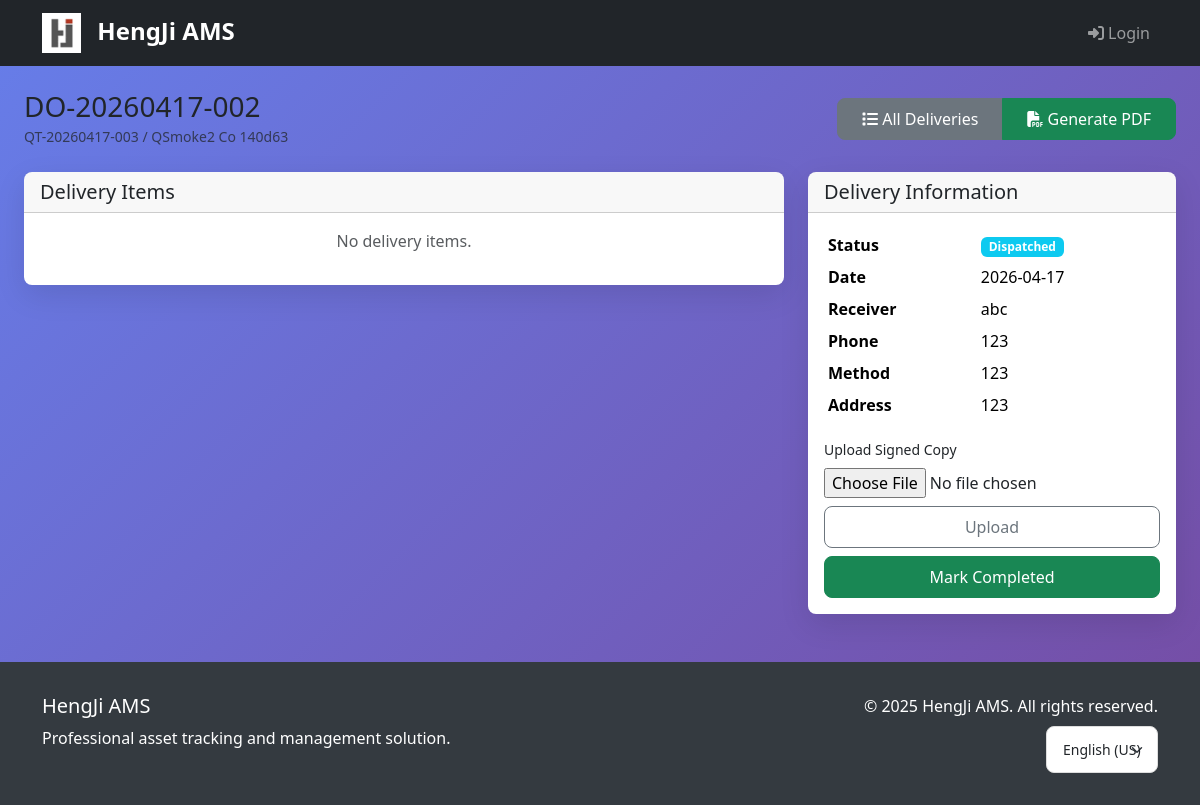
The page /en-us/deliveries/14/ on the database its author committed.
### deliveries/models.py (models this page shows, shortened)
class DeliveryOrder(models.Model):
    class Status(models.TextChoices):
        PENDING = 'pending', _('Pending')
        PREPARED = 'prepared', _('Prepared')
        DISPATCHED = 'dispatched', _('Dispatched')
        COMPLETED = 'completed', _('Completed')
    quotation = models.ForeignKey(
        'quotations.Quotation',
        on_delete=models.PROTECT,
        related_name='delivery_orders',
        verbose_name=_('Source Quotation'),
    )
    delivery_number = models.CharField(
        max_length=50,
        unique=True,
        verbose_name=_('Delivery Number'),
    )
    delivery_date = models.DateField(
        default=datetime.date.today,
        verbose_name=_('Delivery Date'),
    )
    receiver_name = models.CharField(max_length=200, verbose_name=_('Receiver Name'))
    receiver_phone = models.CharField(max_length=20, verbose_name=_('Receiver Phone'))
    delivery_address = models.TextField(verbose_name=_('Delivery Address'))
    delivery_method = models.CharField(max_length=100, blank=True, verbose_name=_('Delivery Method'))
    status = models.CharField(
        max_length=20,
        choices=Status.choices,
        default=Status.PENDING,
        verbose_name=_('Status'),
    )
    signed_file = models.FileField(
        upload_to='deliveries/signed/%Y/%m/',
        null=True,
        blank=True,
        verbose_name=_('Signed Copy'),
    )
    remarks = models.TextField(blank=True, verbose_name=_('Remarks'))
    created_at = models.DateTimeField(auto_now_add=True, verbose_name=_('Created At'))
    updated_at = models.DateTimeField(auto_now=True, verbose_name=_('Updated At'))
    class Meta:
        verbose_name = _('Delivery Order')
        verbose_name_plural = _('Delivery Orders')
        ordering = ['-created_at']
        indexes = [
            models.Index(fields=['delivery_number']),
            models.Index(fields=['status']),
            models.Index(fields=['delivery_date']),
        ]

### quotations/models.py (models this page shows, shortened)
class Quotation(models.Model):
    class QuotationStatus(models.TextChoices):
        DRAFT = 'draft', _('Draft')
        SENT = 'sent', _('Sent')
        CONFIRMED = 'confirmed', _('Confirmed')
        EXPIRED = 'expired', _('Expired')
        CANCELLED = 'cancelled', _('Cancelled')
    quotation_number = models.CharField(
        max_length=50,
        unique=True,
        verbose_name=_('Quotation Number')
    )
    customer = models.ForeignKey(
        Company,
        on_delete=models.PROTECT,
        related_name='quotations',
        verbose_name=_('Customer')
    )
    quotation_date = models.DateField(
        default=datetime.date.today,
        verbose_name=_('Quotation Date')
    )
    valid_until = models.DateField(
        verbose_name=_('Valid Until')
    )
    attn = models.CharField(
        max_length=200,
        blank=True,
        verbose_name=_('Attention')
    )
    tel = models.CharField(
        max_length=20,
        blank=True,
        verbose_name=_('Telephone')
    )
    status = models.CharField(
        max_length=20,
        choices=QuotationStatus.choices,
        default=QuotationStatus.SENT,
        verbose_name=_('Status')
    )
    total_without_tax = models.DecimalField(
        max_digits=14,
        decimal_places=2,
        default=Decimal('0.00'),
        validators=[MinValueValidator(Decimal('0.00'))],
        verbose_name=_('Total Without Tax')
    )
    total_with_tax = models.DecimalField(
        max_digits=14,
        decimal_places=2,
        default=Decimal('0.00'),
        validators=[MinValueValidator(Decimal('0.00'))],
        verbose_name=_('Total With Tax')
    )
    total_tax = models.DecimalField(
        max_digits=14,
        decimal_places=2,
        default=Decimal('0.00'),
        validators=[MinValueValidator(Decimal('0.00'))],
        verbose_name=_('Total Tax')
    )
    notes = models.TextField(
        blank=True,
        verbose_name=_('Notes')
    )
    created_at = models.DateTimeField(auto_now_add=True, verbose_name=_('Created At'))
    updated_at = models.DateTimeField(auto_now=True, verbose_name=_('Updated At'))
    class Meta:
        verbose_name = _('Quotation')
        verbose_name_plural = _('Quotations')
        ordering = ['-created_at']

### companies/models.py (models this page shows, shortened)
class Company(models.Model):
    class CompanyStatus(models.TextChoices):
        ACTIVE = 'active', _('Active')
        INACTIVE = 'inactive', _('Inactive')
        SUSPENDED = 'suspended', _('Suspended')
    name = models.CharField(
        max_length=200,
        unique=True,
        verbose_name=_('Company Name'),
        help_text=_('Official name of the company')
    )
    code = models.CharField(
        max_length=20,
        unique=True,
        verbose_name=_('Company Code'),
        help_text=_('Unique identifier code for the company (used in asset numbering)')
    )
    description = models.TextField(
        blank=True,
        verbose_name=_('Description'),
        help_text=_('Brief description of the company')
    )
    phone_regex = RegexValidator(
        regex=r'^\+?1?\d{9,15}$',
        message=_("Phone number must be entered in the format: '+999999999'. Up to 15 digits allowed.")
    )
    phone_number = models.CharField(
        validators=[phone_regex],
        max_length=17,
        blank=True,
        verbose_name=_('Phone Number')
    )
    email = models.EmailField(
        blank=True,
        verbose_name=_('Email'),
        help_text=_('Company contact email')
    )
    primary_contact_company_user = models.ForeignKey(
        'CompanyUser',
        on_delete=models.SET_NULL,
        blank=True,
        null=True,
        related_name='primary_contact_for_companies',
        verbose_name=_('Primary Contact'),
        help_text=_('Primary business contact selected from company users')
    )
    website = models.URLField(
        blank=True,
        verbose_name=_('Website'),
        help_text=_('Company website URL')
    )
    address_line1 = models.CharField(
        max_length=255,
        blank=True,
        verbose_name=_('Address Line 1')
    )
    address_line2 = models.CharField(
        max_length=255,
        blank=True,
        verbose_name=_('Address Line 2')
    )
    city = models.CharField(
        max_length=100,
        blank=True,
        verbose_name=_('City')
    )
    state_province = models.CharField(
        max_length=100,
        blank=True,
        verbose_name=_('State/Province')
    )
    postal_code = models.CharField(
        max_length=20,
        blank=True,
        verbose_name=_('Postal Code')
    )
    country = models.CharField(
        max_length=100,
        blank=True,
        verbose_name=_('Country')
    )
    status = models.CharField(
        max_length=20,
        choices=CompanyStatus.choices,
        default=CompanyStatus.ACTIVE,
        verbose_name=_('Status'),
        help_text=_('Current status of the company')
    )
    logo = models.ImageField(
        upload_to='companies/logos/',
        blank=True,
        null=True,
        verbose_name=_('Company Logo'),
        help_text=_('Upload company logo (optional)')
    )
    asset_prefix = models.CharField(
        max_length=10,
        blank=True,
        verbose_name=_('Asset Prefix'),
        help_text=_('Prefix used for asset numbering (e.g., "COMP-")')
    )
    next_asset_number = models.PositiveIntegerField(
        default=1,
        verbose_name=_('Next Asset Number'),
        help_text=_('Next number to be used for asset numbering')
    )
    created_at = models.DateTimeField(auto_now_add=True, verbose_name=_('Created At'))
    updated_at = models.DateTimeField(auto_now=True, verbose_name=_('Updated At'))
    class Meta:
        verbose_name = _('Company')
        verbose_name_plural = _('Companies')
        ordering = ['name']

### deliveries/views.py (the view)
# urls.py: path('<int:pk>/', views.DeliveryOrderDetailView.as_view(), name='detail'),
class DeliveryOrderDetailView(DetailView):
    model = DeliveryOrder
    template_name = 'deliveries/detail.html'
    context_object_name = 'delivery'
    def get_context_data(self, **kwargs):
        context = super().get_context_data(**kwargs)
        context['items'] = self.object.items.select_related('asset').all()
        context['upload_form'] = SignedCopyUploadForm(instance=self.object)
        return context

### deliveries/forms.py (shortened to what this page needs)
class SignedCopyUploadForm(forms.ModelForm):
    class Meta:
        model = DeliveryOrder
        fields = ['signed_file']

### templates/deliveries/detail.html (shortened to what this page needs)
{% extends "base/base.html" %}
{% load i18n %}
{% block content %}
<div class="container-fluid">
    <div class="row mb-4">
        <div class="col-12 d-flex justify-content-between align-items-center">
            <div>
                <h1 class="h3 mb-0">{{ delivery.delivery_number }}</h1>
                <small class="text-muted">{{ delivery.quotation.quotation_number }} / {{ delivery.quotation.customer.name }}</small>
            </div>
            <div class="btn-group">
                <a href="{% url 'deliveries:list' %}" class="btn btn-outline-secondary">
                    <i class="fas fa-list"></i> {% trans "All Deliveries" %}
                </a>
                <a href="{% url 'deliveries:pdf' delivery.pk %}" class="btn btn-outline-success">
                    <i class="fas fa-file-pdf"></i> {% trans "Generate PDF" %}
                </a>
            </div>
        </div>
    </div>
    <div class="row">
        <div class="col-lg-8">
            <div class="card mb-4">
                <div class="card-header">
                    <h5 class="card-title mb-0">{% trans "Delivery Items" %}</h5>
                </div>
                <div class="card-body">
                    {% if items %}
                    <div class="table-responsive">
                        <table class="table table-sm">
                            <thead>
                                <tr>
                                    <th>{% trans "Asset" %}</th>
                                    <th>{% trans "Serial" %}</th>
                                    <th>{% trans "Brand" %}</th>
                                    <th>{% trans "Description" %}</th>
                                    <th>{% trans "User Brand" %}</th>
                                    <th>{% trans "User" %}</th>
                                    <th class="text-center">{% trans "Qty" %}</th>
                                </tr>
                            </thead>
                            <tbody>
                                {% for item in items %}
                                <tr>
                                    <td>{{ item.asset.asset_number }}</td>
                                    <td>{{ item.serial_number }}</td>
                                    <td>{{ item.brand_name|default:"-" }}</td>
                                    <td>{{ item.product_description|truncatechars:50|default:"-" }}</td>
                                    <td>{{ item.user_brand|default:"-" }}</td>
                                    <td>{{ item.user_name|default:"-" }}</td>
                                    <td class="text-center">{{ item.quantity }}</td>
                                </tr>
                                {% endfor %}
                            </tbody>
                        </table>
                    </div>
                    {% else %}
                    <p class="text-muted text-center">{% trans "No delivery items." %}</p>
                    {% endif %}
                </div>
            </div>
        </div>
        <div class="col-lg-4">
            <div class="card mb-4">
                <div class="card-header"><h5 class="card-title mb-0">{% trans "Delivery Information" %}</h5></div>
                <div class="card-body">
                    <table class="table table-borderless table-sm">
                        <tr><th>{% trans "Status" %}</th><td><span class="badge bg-info">{{ delivery.get_status_display }}</span></td></tr>
                        <tr><th>{% trans "Date" %}</th><td>{{ delivery.delivery_date|date:"Y-m-d" }}</td></tr>
                        <tr><th>{% trans "Receiver" %}</th><td>{{ delivery.receiver_name }}</td></tr>
                        <tr><th>{% trans "Phone" %}</th><td>{{ delivery.receiver_phone }}</td></tr>
                        <tr><th>{% trans "Method" %}</th><td>{{ delivery.delivery_method|default:"-" }}</td></tr>
                        <tr><th>{% trans "Address" %}</th><td>{{ delivery.delivery_address }}</td></tr>
                    </table>
                    <div class="d-grid gap-2 mt-3">
                        {% if delivery.status == 'dispatched' %}
                        <form method="post" action="{% url 'deliveries:upload_signed' delivery.pk %}" enctype="multipart/form-data">
                            <label class="form-label small">{% trans "Upload Signed Copy" %}</label>
                            {{ upload_form.signed_file }}
                            <button type="submit" class="btn btn-outline-secondary w-100 mt-2">{% trans "Upload" %}</button>
                        </form>
                        <form method="post" action="{% url 'deliveries:complete' delivery.pk %}">{% csrf_token %}
                            <button type="submit" class="btn btn-success w-100">{% trans "Mark Completed" %}</button>
                        </form>
                        {% endif %}
                    </div>
                </div>
            </div>
        </div>
    </div>
</div>
{% endblock %}

### templates/base/base.html (style rules this page uses)
:root { --primary-color: #2c3e50; --secondary-color: #3498db; --accent-color: #e74c3c; --success-color: #27ae60; --warning-color: #f39c12; --info-color: #17a2b8; --light-color: #f8f9fa; --dark-color: #343a40; --border-radius: 8px; }
body { font-family: 'Segoe UI', Tahoma, Geneva, Verdana, sans-serif; background: linear-gradient(135deg, #667eea 0%, #764ba2 100%); min-height: 100vh; }
.card { border: none; border-radius: var(--border-radius); box-shadow: 0 10px 30px rgba(0, 0, 0, 0.1); }
.btn { border-radius: var(--border-radius); font-weight: 500; padding: 0.5rem 1.5rem; }
.container-fluid > .row.mb-4 .btn-outline-secondary, .container > .row.mb-4 .btn-outline-secondary { color: #fff; background-color: #6c757d; border-color: #6c757d; }
.container-fluid > .row.mb-4 .btn-outline-success, .container > .row.mb-4 .btn-outline-success { color: #fff; background-color: #198754; border-color: #198754; }

### rows shown on the page
DeliveryOrder: delivery_number "DO-20260417-002", quotation.quotation_number "QT-20260417-003", quotation.customer.name "QSmoke2 Co 140d63", status "Dispatched", delivery_date "2026-04-17", receiver_name "abc", receiver_phone "123", delivery_method "123", delivery_address "123"
